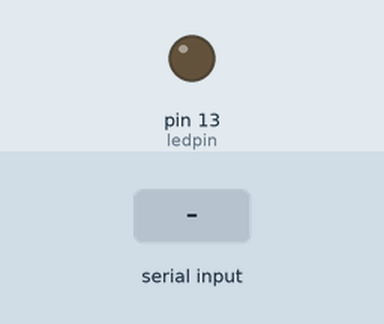
A sketch run on a simulated Arduino Uno, built with avr-gcc and run on an emulated ATmega328P. Shown: output pins drawn as LEDs (lit = HIGH). Inputs (shaded band) come from the test bench. What the sketch prints to the serial monitor is not drawn.

Above: at 1.2 s.
1.3 s: "L" received over Serial
At 1.7 s:
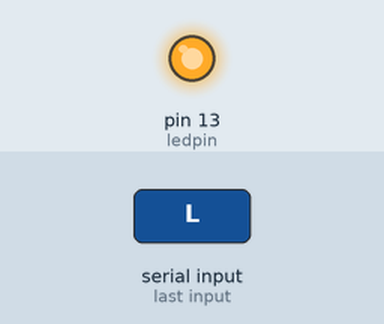
Timing chart, 0 to 4.3 s (numbered marks = the images above; inputs shaded):
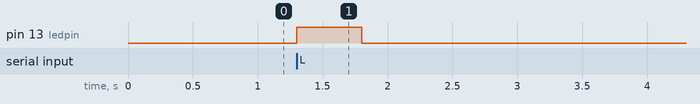

Measured:
- after the input at 1.3 s, pin 13 (ledpin): LOW → HIGH at once, → LOW 0.50 s later

The sketch:

Project_1_Hello_World.ino
```cpp
int value;//define variable value
int ledpin=13;// define digital interface 13
void setup()
{
  Serial.begin(9600);// set the baud rate at 9600 to match the software set up. When connected to a specific device, (e.g. bluetooth), the baud rate needs to be the same with it.
  pinMode(ledpin,OUTPUT);// initialize digital pin 13 as output. When using I/O ports on an Arduino, this kind of set up is always needed.
  digitalWrite(ledpin,LOW);// initialize set the LED on digital pin 13 off.
}
void loop()
{
  value=Serial.read();// read the instruction or character from PC to Arduino, and assign them to Val.
  if(value=='L')// determine if the instruction or character received is “L”.
  {  // if it’s “L”,
    digitalWrite(ledpin,HIGH);// set the LED on digital pin 13 on.
    delay(500);
    digitalWrite(ledpin,LOW);// set the LED on digital pin 13 off.    delay(500);
    Serial.println("Hello World!");// display“Hello World！”string.
  }
  else{// determine the instruction or character not received.
    digitalWrite(ledpin,LOW);// set the LED on digital pin 13 off.
  }
}
```
